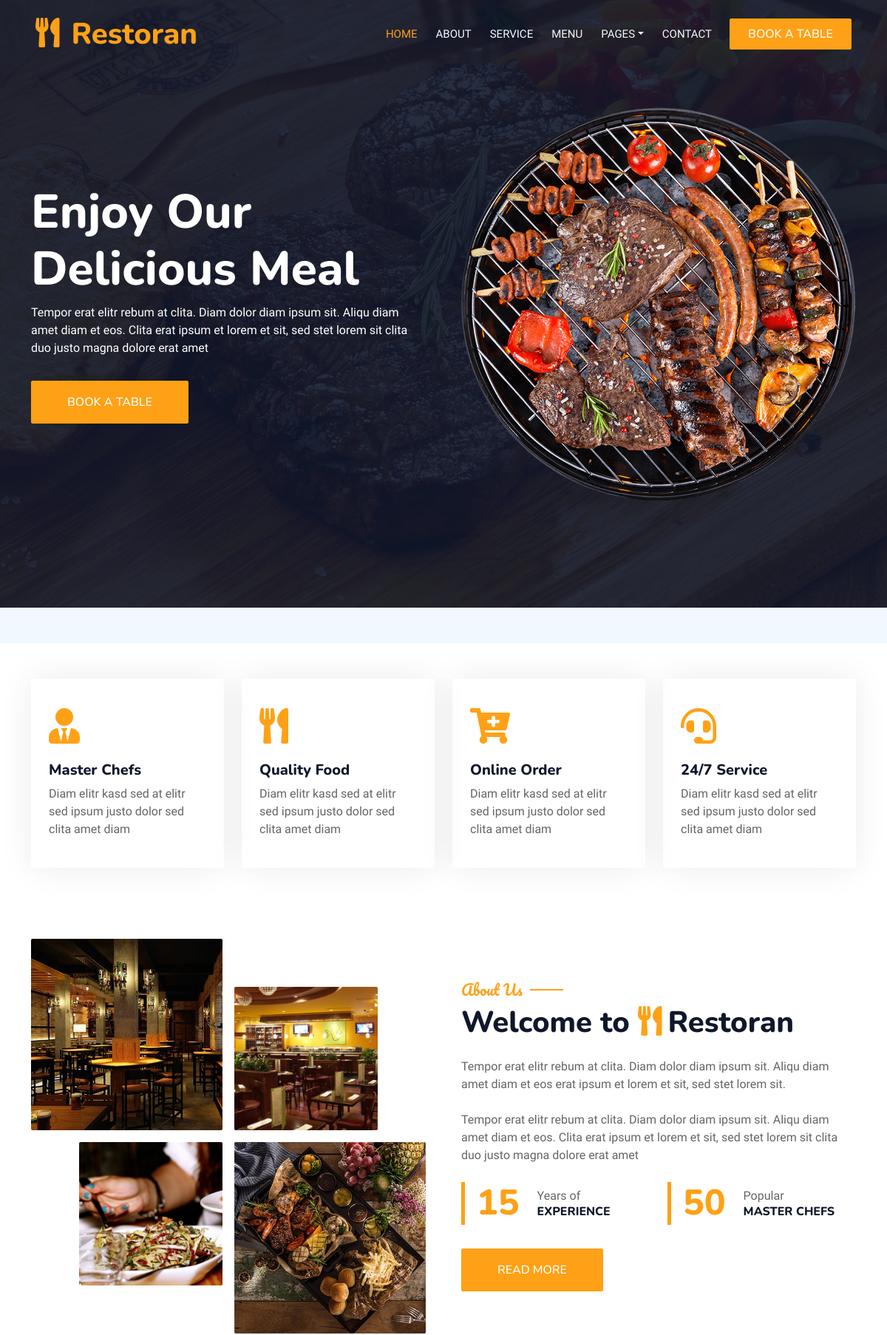
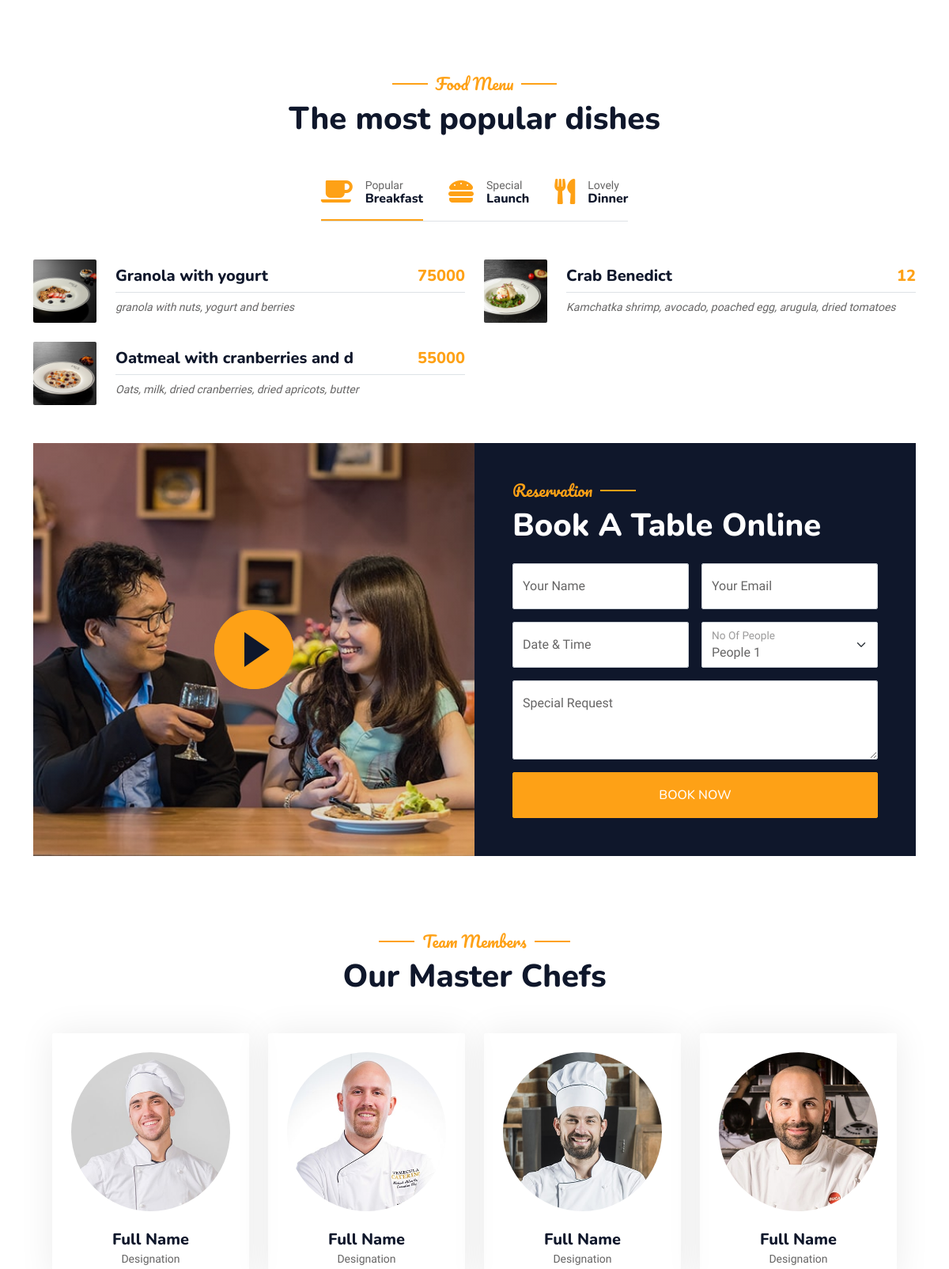
The page / (upper part) on the database its author committed (2 pictures, top to bottom).
### wine/models.py (models this page shows, shortened)
class MenuModel(models.Model):
    menu_name = models.CharField(max_length=30)
    price = models.IntegerField(default=12)
    text = models.TextField()
    image = models.ImageField()

### wine/views.py (the view)
# urls.py: path('', wine, name='index'),
def wine(request):
    posts = MenuModel.objects.all()
    return render(request, 'index.html', {'posts':posts})

### wine/templates/index.html (shortened to what this page needs)
<!DOCTYPE html>
{% extends 'base.html' %}
{% load static %}
{% block content%}
<html lang="en">
<body>
    <div class="container-xxl bg-white p-0">
        <div class="container-xxl py-5">
            <div class="container">
                <div class="row g-4">
                    <div class="col-lg-3 col-sm-6 wow fadeInUp" data-wow-delay="0.1s">
                        <div class="service-item rounded pt-3">
                            <div class="p-4">
                                <i class="fa fa-3x fa-user-tie text-primary mb-4"></i>
                                <h5>Master Chefs</h5>
                                <p>Diam elitr kasd sed at elitr sed ipsum justo dolor sed clita amet diam</p>
                            </div>
                        </div>
                    </div>
                    <div class="col-lg-3 col-sm-6 wow fadeInUp" data-wow-delay="0.3s">
                        <div class="service-item rounded pt-3">
                            <div class="p-4">
                                <i class="fa fa-3x fa-utensils text-primary mb-4"></i>
                                <h5>Quality Food</h5>
                                <p>Diam elitr kasd sed at elitr sed ipsum justo dolor sed clita amet diam</p>
                            </div>
                        </div>
                    </div>
                    <div class="col-lg-3 col-sm-6 wow fadeInUp" data-wow-delay="0.5s">
                        <div class="service-item rounded pt-3">
                            <div class="p-4">
                                <i class="fa fa-3x fa-cart-plus text-primary mb-4"></i>
                                <h5>Online Order</h5>
                                <p>Diam elitr kasd sed at elitr sed ipsum justo dolor sed clita amet diam</p>
                            </div>
                        </div>
                    </div>
                    <div class="col-lg-3 col-sm-6 wow fadeInUp" data-wow-delay="0.7s">
                        <div class="service-item rounded pt-3">
                            <div class="p-4">
                                <i class="fa fa-3x fa-headset text-primary mb-4"></i>
                                <h5>24/7 Service</h5>
                                <p>Diam elitr kasd sed at elitr sed ipsum justo dolor sed clita amet diam</p>
                            </div>
                        </div>
                    </div>
                </div>
            </div>
        </div>
        <div class="container-xxl py-5">
            <div class="container">
                <div class="row g-5 align-items-center">
                    <div class="col-lg-6">
                        <div class="row g-3">
                            <div class="col-6 text-start">
                                <img class="img-fluid rounded w-100 wow zoomIn" data-wow-delay="0.1s" src="{% static 'img/about-1.jpg' %}">
                            </div>
                            <div class="col-6 text-start">
                                <img class="img-fluid rounded w-75 wow zoomIn" data-wow-delay="0.3s" src="{% static 'img/about-2.jpg' %}" style="margin-top: 25%;">
                            </div>
                            <div class="col-6 text-end">
                                <img class="img-fluid rounded w-75 wow zoomIn" data-wow-delay="0.5s" src="{% static 'img/about-3.jpg' %}">
                            </div>
                            <div class="col-6 text-end">
                                <img class="img-fluid rounded w-100 wow zoomIn" data-wow-delay="0.7s" src="{% static 'img/about-4.jpg' %}">
                            </div>
                        </div>
                    </div>
                    <div class="col-lg-6">
                        <h5 class="section-title ff-secondary text-start text-primary fw-normal">About Us</h5>
                        <h1 class="mb-4">Welcome to <i class="fa fa-utensils text-primary me-2"></i>Restoran</h1>
                        <p class="mb-4">Tempor erat elitr rebum at clita. Diam dolor diam ipsum sit. Aliqu diam amet diam et eos erat ipsum et lorem et sit, sed stet lorem sit.</p>
                        <p class="mb-4">Tempor erat elitr rebum at clita. Diam dolor diam ipsum sit. Aliqu diam amet diam et eos. Clita erat ipsum et lorem et sit, sed stet lorem sit clita duo justo magna dolore erat amet</p>
                        <div class="row g-4 mb-4">
                            <div class="col-sm-6">
                                <div class="d-flex align-items-center border-start border-5 border-primary px-3">
                                    <h1 class="flex-shrink-0 display-5 text-primary mb-0" data-toggle="counter-up">15</h1>
                                    <div class="ps-4">
                                        <p class="mb-0">Years of</p>
                                        <h6 class="text-uppercase mb-0">Experience</h6>
                                    </div>
                                </div>
                            </div>
                            <div class="col-sm-6">
                                <div class="d-flex align-items-center border-start border-5 border-primary px-3">
                                    <h1 class="flex-shrink-0 display-5 text-primary mb-0" data-toggle="counter-up">50</h1>
                                    <div class="ps-4">
                                        <p class="mb-0">Popular</p>
                                        <h6 class="text-uppercase mb-0">Master Chefs</h6>
                                    </div>
                                </div>
                            </div>
                        </div>
                        <a class="btn btn-primary py-3 px-5 mt-2" href="">Read More</a>
                    </div>
                </div>
            </div>
        </div>
        <div class="container-xxl py-5">
            <div class="container">
                <div class="text-center wow fadeInUp" data-wow-delay="0.1s">
                    <h5 class="section-title ff-secondary text-center text-primary fw-normal">Food Menu</h5>
                    <h1 class="mb-5">The most popular dishes</h1>
                </div>
                <div class="tab-class text-center wow fadeInUp" data-wow-delay="0.1s">
                    <ul class="nav nav-pills d-inline-flex justify-content-center border-bottom mb-5">
                        <li class="nav-item">
                            <a class="d-flex align-items-center text-start mx-3 ms-0 pb-3 active" data-bs-toggle="pill" href="#tab-1">
                                <i class="fa fa-coffee fa-2x text-primary"></i>
                                <div class="ps-3">
                                    <small class="text-body">Popular</small>
                                    <h6 class="mt-n1 mb-0">Breakfast</h6>
                                </div>
                            </a>
                        </li>
                        <li class="nav-item">
                            <a class="d-flex align-items-center text-start mx-3 pb-3" data-bs-toggle="pill" href="#tab-2">
                                <i class="fa fa-hamburger fa-2x text-primary"></i>
                                <div class="ps-3">
                                    <small class="text-body">Special</small>
                                    <h6 class="mt-n1 mb-0">Launch</h6>
                                </div>
                            </a>
                        </li>
                        <li class="nav-item">
                            <a class="d-flex align-items-center text-start mx-3 me-0 pb-3" data-bs-toggle="pill" href="#tab-3">
                                <i class="fa fa-utensils fa-2x text-primary"></i>
                                <div class="ps-3">
                                    <small class="text-body">Lovely</small>
                                    <h6 class="mt-n1 mb-0">Dinner</h6>
                                </div>
                            </a>
                        </li>
                    </ul>
                    <div class="tab-content">
                        <div id="tab-1" class="tab-pane fade show p-0 active">
                            <div class="row g-4">
                                {% for post in posts %}
                                <div class="col-lg-6">
                                    <div class="d-flex align-items-center">
                                        <img class="flex-shrink-0 img-fluid rounded" src="/media/{{post.image}}" alt="" style="width: 80px;">
                                        <div class="w-100 d-flex flex-column text-start ps-4">
                                            <h5 class="d-flex justify-content-between border-bottom pb-2">
                                                <span>{{post.menu_name}}</span>
                                                <span class="text-primary">{{post.price}}</span>
                                            </h5>
                                            <small class="fst-italic">{{post.text}}</small>
                                        </div>
                                    </div>
                                </div>
                                {% endfor %}
                    </div>
                </div>
            </div>
        </div>
        <div class="container-xxl py-5 px-0 wow fadeInUp" data-wow-delay="0.1s">
            <div class="row g-0">
                <div class="col-md-6">
                    <div class="video">
                        <button type="button" class="btn-play" data-bs-toggle="modal" data-src="https://www.youtube.com/embed/DWRcNpR6Kdc" data-bs-target="#videoModal">
                            <span></span>
                        </button>
                    </div>
                </div>
                <div class="col-md-6 bg-dark d-flex align-items-center">
                    <div class="p-5 wow fadeInUp" data-wow-delay="0.2s">
                        <h5 class="section-title ff-secondary text-start text-primary fw-normal">Reservation</h5>
                        <h1 class="text-white mb-4">Book A Table Online</h1>
                        <form>
                            <div class="row g-3">
                                <div class="col-md-6">
                                    <div class="form-floating">
                                        <input type="text" class="form-control" id="name" placeholder="Your Name">
                                        <label for="name">Your Name</label>
                                    </div>
                                </div>
                                <div class="col-md-6">
                                    <div class="form-floating">
                                        <input type="email" class="form-control" id="email" placeholder="Your Email">
                                        <label for="email">Your Email</label>
                                    </div>
                                </div>
                                <div class="col-md-6">
                                    <div class="form-floating date" id="date3" data-target-input="nearest">
                                        <input type="text" class="form-control datetimepicker-input" id="datetime" placeholder="Date & Time" data-target="#date3" data-toggle="datetimepicker" />
                                        <label for="datetime">Date & Time</label>
                                    </div>
                                </div>
                                <div class="col-md-6">
                                    <div class="form-floating">
                                        <select class="form-select" id="select1">
                                          <option value="1">People 1</option>
                                        </select>
                                        <label for="select1">No Of People</label>
                                      </div>
                                </div>
                                <div class="col-12">
                                    <div class="form-floating">
                                        <textarea class="form-control" placeholder="Special Request" id="message" style="height: 100px"></textarea>
                                        <label for="message">Special Request</label>
                                    </div>
                                </div>
                                <div class="col-12">
                                    <button class="btn btn-primary w-100 py-3" type="submit">Book Now</button>
                                </div>
                            </div>
                        </form>
                    </div>
                </div>
            </div>
        </div>
        <div class="container-xxl pt-5 pb-3">
            <div class="container">
                <div class="text-center wow fadeInUp" data-wow-delay="0.1s">
                    <h5 class="section-title ff-secondary text-center text-primary fw-normal">Team Members</h5>
                    <h1 class="mb-5">Our Master Chefs</h1>
                </div>
                <div class="row g-4">
                    <div class="col-lg-3 col-md-6 wow fadeInUp" data-wow-delay="0.1s">
                        <div class="team-item text-center rounded overflow-hidden">
                            <div class="rounded-circle overflow-hidden m-4">
                                <img class="img-fluid" src="{% static 'img/team-1.jpg' %}" alt="">
                            </div>
                            <h5 class="mb-0">Full Name</h5>
                            <small>Designation</small>
                        </div>
                    </div>
                    <div class="col-lg-3 col-md-6 wow fadeInUp" data-wow-delay="0.3s">
                        <div class="team-item text-center rounded overflow-hidden">
                            <div class="rounded-circle overflow-hidden m-4">
                                <img class="img-fluid" src="{% static 'img/team-2.jpg' %}" alt="">
                            </div>
                            <h5 class="mb-0">Full Name</h5>
                            <small>Designation</small>
                        </div>
                    </div>
                    <div class="col-lg-3 col-md-6 wow fadeInUp" data-wow-delay="0.5s">
                        <div class="team-item text-center rounded overflow-hidden">
                            <div class="rounded-circle overflow-hidden m-4">
                                <img class="img-fluid" src="{% static 'img/team-3.jpg' %}" alt="">
                            </div>
                            <h5 class="mb-0">Full Name</h5>
                            <small>Designation</small>
                        </div>
                    </div>
                    <div class="col-lg-3 col-md-6 wow fadeInUp" data-wow-delay="0.7s">
                        <div class="team-item text-center rounded overflow-hidden">
                            <div class="rounded-circle overflow-hidden m-4">
                                <img class="img-fluid" src="{% static 'img/team-4.jpg' %}" alt="">
                            </div>
                            <h5 class="mb-0">Full Name</h5>
                            <small>Designation</small>
                        </div>
                    </div>
                </div>
            </div>
        </div>
    </div>
{% endblock %}

### rows shown on the page
MenuModel: image (picture), menu_name "Granola with yogurt", price "75000", text "granola with nuts, yogurt and berries"
MenuModel: image (picture), menu_name "Crab Benedict", price "12", text "Kamchatka shrimp, avocado, poached egg, arugula, dried tomatoes"
MenuModel: image (picture), menu_name "Oatmeal with cranberries and d", price "55000", text "Oats, milk, dried cranberries, dried apricots, butter"
